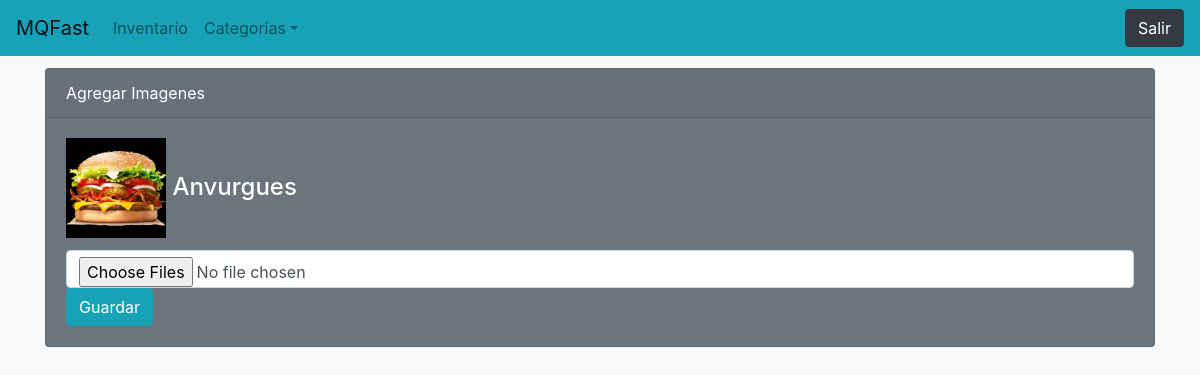
Page /admin/agregar_imagenes.php?clave=9cef962d9692a5a1428da0805a25c7791cfc71bc on the committed database.
### tables this page shows
CREATE TABLE `inventario` (
  `id` int(10) NOT NULL,
  `clave` varchar(200) NOT NULL,
  `producto` varchar(100) NOT NULL,
  `cantidad` int(5) NOT NULL,
  `precio` decimal(8,0) NOT NULL,
  `categoria` varchar(50) NOT NULL,
  `descripcion` text NOT NULL,
  `foto` varchar(100) NOT NULL
);

### admin/agregar_imagenes.php (the view, shortened to what this page needs)
<?php include '../extend/header.php';
    $clave = htmlentities($_GET['clave']);
    $sel = $con->prepare("SELECT producto, foto FROM inventario WHERE clave = ?");
    $sel->execute(array($clave));
    if ($f = $sel->fetch()) {
    }
?>
<div class="container" style="margin-top: 1%;">
    <div class="card text-white bg-secondary">
    <div class="card-header">Agregar Imagenes</div>
        <div class="card-body">
        <h4 class="card-title"><img src="<?php echo $f['foto']?>" width="100" height="100" class="rounded=circle">
        <?php echo $f['producto']?></h4>
            <form action="ins_imagenes.php" method="post" enctype="multipar/form-data">
                <div class="from-group">
                    <input type="file" name="imagen[]" class="form-control" multiple="">
                </div>
                <input type="submit" value="Guardar" class="btn btn-info">
            </form>
        </div>
    </div>
</div>
</body>
</html>

### extend/header.php (style rules this page uses)
body { padding-bottom: 10px; }

### rows in the picture
inventario: foto (picture), producto "Anvurgues"
